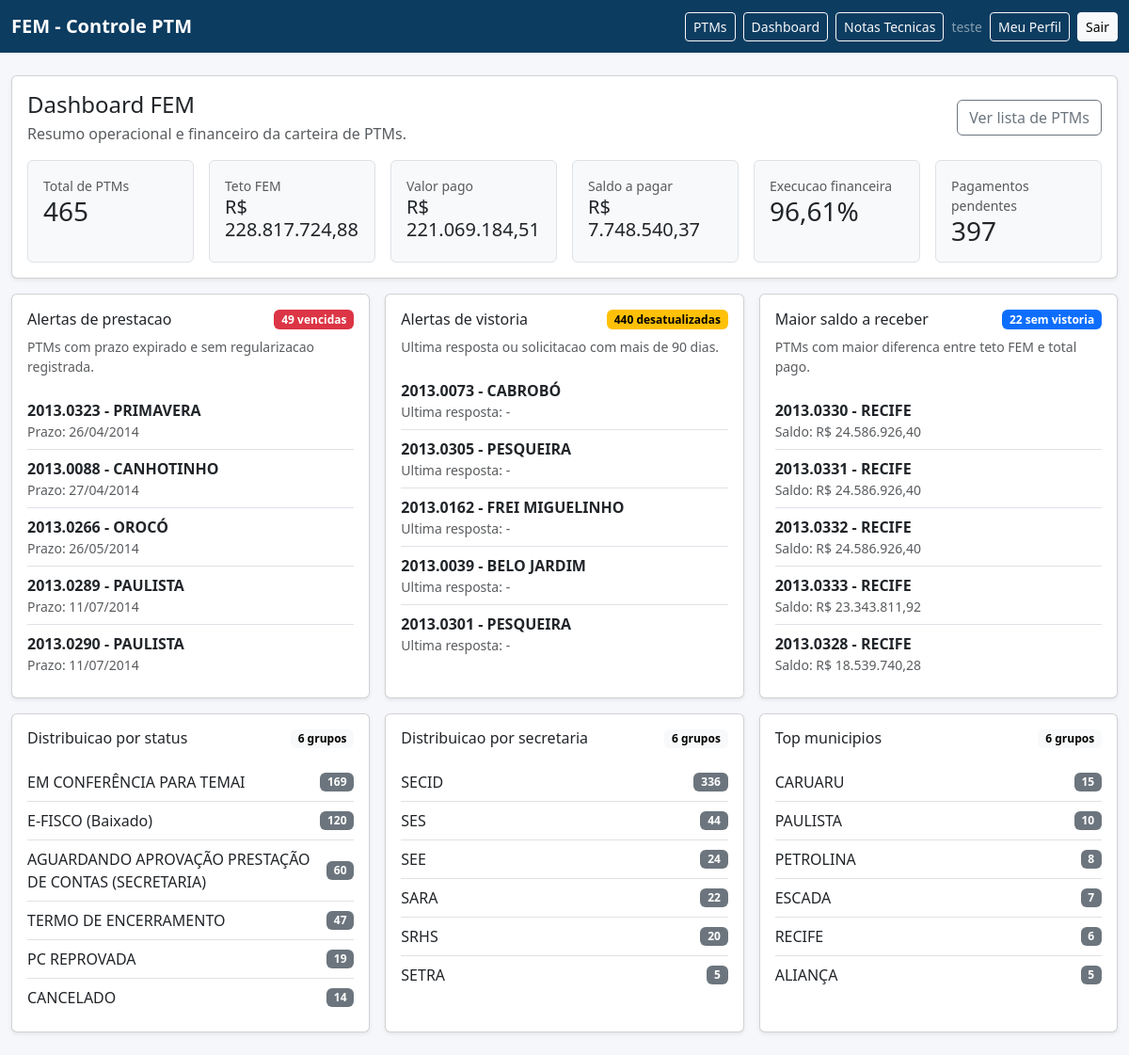
The app's page /dashboard/ (signed in) with its own data.
### prestacao_contas/models.py (models this page shows, shortened)
class PrestacaoContaPTM(TimestampedModel):
    ptm = models.OneToOneField(PTM, on_delete=models.CASCADE, related_name="prestacao_conta")
    prazo_contas = models.DateField(null=True, blank=True)
    data_prestacao = models.DateField(null=True, blank=True)
    situacao = models.CharField(max_length=255, blank=True)
    class Meta:
        ordering = ("ptm",)

### ptms/models.py (models this page shows, shortened)
class PTM(TimestampedModel):
    ordem = models.CharField(max_length=30, unique=True)
    regiao = models.CharField(max_length=120)
    municipio = models.CharField(max_length=120)
    projeto = models.TextField()
    projeto_detalhado = models.TextField(blank=True)
    tipo_fem = models.ForeignKey(TipoFEM, on_delete=models.PROTECT)
    status_ptm_atual = models.ForeignKey(
        StatusPTM,
        on_delete=models.PROTECT,
        related_name="ptms_status_ptm",
        null=True,
        blank=True,
    )
    status_obra_atual = models.ForeignKey(
        StatusObra,
        on_delete=models.PROTECT,
        related_name="ptms_status_obra",
        null=True,
        blank=True,
    )
    data_final = models.DateField(null=True, blank=True)
    data_aprovacao = models.DateField(null=True, blank=True)
    teto_fem = models.DecimalField(max_digits=14, decimal_places=2, default=Decimal("0.00"))
    investimento_total = models.DecimalField(max_digits=14, decimal_places=2, default=Decimal("0.00"))
    recurso_fem = models.DecimalField(max_digits=14, decimal_places=2, default=Decimal("0.00"))
    rendimentos_fem = models.DecimalField(max_digits=14, decimal_places=2, default=Decimal("0.00"))
    contrapartida = models.DecimalField(max_digits=14, decimal_places=2, default=Decimal("0.00"))
    ressalva = models.TextField(blank=True)
    secretaria = models.ForeignKey(Secretaria, on_delete=models.PROTECT, null=True, blank=True)
    area_investimento = models.ForeignKey(AreaInvestimento, on_delete=models.PROTECT, null=True, blank=True)
    conta_ptm = models.CharField(max_length=50, blank=True)
    descricao = models.TextField(blank=True)
    codigo_acesso_publico = models.CharField(max_length=64, unique=True, null=True, blank=True)
    status_analise_documentacao = models.ForeignKey(
        StatusAnaliseDocumentacao,
        on_delete=models.PROTECT,
        related_name="ptms_status_analise_documentacao",
        null=True,
        blank=True,
    )
    populacao_beneficiada = models.PositiveIntegerField(null=True, blank=True)
    class Meta:
        ordering = ("ordem",)

### core/models.py (models this page shows, shortened)
class NomeCatalogo(TimestampedModel):
    nome = models.CharField(max_length=255, unique=True)
    ativo = models.BooleanField(default=True)
    class Meta:
        abstract = True
        ordering = ("nome",)

class StatusPTM(NomeCatalogo):
    pass

class Secretaria(NomeCatalogo):
    pass

### ptms/views.py (the view)
# urls.py: path('dashboard/', DashboardView.as_view(), name='dashboard'),
class DashboardView(TemplateView):
    template_name = "ptms/dashboard.html"
    def get_context_data(self, **kwargs):
        context = super().get_context_data(**kwargs)
        context.update(_build_dashboard_context())
        return context

### core/templatetags/number_formats.py (called while the page is built)
@register.filter
def moeda_br(value):
    if value in (None, ""):
        return "-"
    return number_format(value, decimal_pos=2, use_l10n=True, force_grouping=True)

### templates/ptms/dashboard.html (shortened to what this page needs)
{% extends "base.html" %}
{% load number_formats %}
{% block content %}
<div class="card shadow-sm mb-3">
  <div class="card-body">
    <div class="d-flex justify-content-between align-items-center flex-wrap gap-2 mb-3">
      <div>
        <h1 class="h4 mb-1">Dashboard FEM</h1>
        <p class="text-muted mb-0">Resumo operacional e financeiro da carteira de PTMs.</p>
      </div>
      <a class="btn btn-outline-secondary" href="{% url 'ptm_list' %}">Ver lista de PTMs</a>
    </div>
    <div class="row g-3">
      <div class="col-12 col-sm-6 col-xl-2">
        <div class="border rounded p-3 h-100 bg-light">
          <div class="small text-muted">Total de PTMs</div>
          <div class="h3 mb-0">{{ kpi_total_ptms }}</div>
        </div>
      </div>
      <div class="col-12 col-sm-6 col-xl-2">
        <div class="border rounded p-3 h-100 bg-light">
          <div class="small text-muted">Teto FEM</div>
          <div class="h5 mb-0">R$ {{ kpi_total_teto_fem|moeda_br }}</div>
        </div>
      </div>
      <div class="col-12 col-sm-6 col-xl-2">
        <div class="border rounded p-3 h-100 bg-light">
          <div class="small text-muted">Valor pago</div>
          <div class="h5 mb-0">R$ {{ kpi_total_pago|moeda_br }}</div>
        </div>
      </div>
      <div class="col-12 col-sm-6 col-xl-2">
        <div class="border rounded p-3 h-100 bg-light">
          <div class="small text-muted">Saldo a pagar</div>
          <div class="h5 mb-0">R$ {{ kpi_total_saldo|moeda_br }}</div>
        </div>
      </div>
      <div class="col-12 col-sm-6 col-xl-2">
        <div class="border rounded p-3 h-100 bg-light">
          <div class="small text-muted">Execucao financeira</div>
          <div class="h3 mb-0">{{ kpi_execucao_financeira_pct }}%</div>
        </div>
      </div>
      <div class="col-12 col-sm-6 col-xl-2">
        <div class="border rounded p-3 h-100 bg-light">
          <div class="small text-muted">Pagamentos pendentes</div>
          <div class="h3 mb-0">{{ kpi_pagamento_pendente }}</div>
        </div>
      </div>
    </div>
  </div>
</div>
<div class="row g-3 mb-3">
  <div class="col-12 col-lg-4">
    <div class="card shadow-sm h-100">
      <div class="card-body">
        <div class="d-flex justify-content-between align-items-center mb-2">
          <h2 class="h6 mb-0">Alertas de prestacao</h2>
          <span class="badge text-bg-danger">{{ kpi_prestacao_vencida }} vencidas</span>
        </div>
        <div class="small text-muted mb-3">PTMs com prazo expirado e sem regularizacao registrada.</div>
        <ul class="list-group list-group-flush">
          {% for item in alertas_prestacao %}
            <li class="list-group-item px-0">
              <div class="fw-semibold">{{ item.ptm.ordem }} - {{ item.ptm.municipio }}</div>
              <div class="small text-muted">Prazo: {{ item.prazo_contas|date:"d/m/Y" }}</div>
            </li>
          {% empty %}
            <li class="list-group-item px-0 text-muted">Nenhuma prestacao vencida.</li>
          {% endfor %}
        </ul>
      </div>
    </div>
  </div>
  <div class="col-12 col-lg-4">
    <div class="card shadow-sm h-100">
      <div class="card-body">
        <div class="d-flex justify-content-between align-items-center mb-2">
          <h2 class="h6 mb-0">Alertas de vistoria</h2>
          <span class="badge text-bg-warning">{{ kpi_vistoria_desatualizada }} desatualizadas</span>
        </div>
        <div class="small text-muted mb-3">Ultima resposta ou solicitacao com mais de 90 dias.</div>
        <ul class="list-group list-group-flush">
          {% for item in alertas_vistoria %}
            <li class="list-group-item px-0">
              <div class="fw-semibold">{{ item.ordem }} - {{ item.municipio }}</div>
              <div class="small text-muted">Ultima resposta: {{ item.ultima_vistoria_resposta|date:"d/m/Y"|default:"-" }}</div>
            </li>
          {% empty %}
            <li class="list-group-item px-0 text-muted">Nenhuma vistoria desatualizada.</li>
          {% endfor %}
        </ul>
      </div>
    </div>
  </div>
  <div class="col-12 col-lg-4">
    <div class="card shadow-sm h-100">
      <div class="card-body">
        <div class="d-flex justify-content-between align-items-center mb-2">
          <h2 class="h6 mb-0">Maior saldo a receber</h2>
          <button
            type="button"
            class="badge text-bg-primary border-0"
            data-bs-toggle="modal"
            data-bs-target="#semVistoriaModal"
          >
            {{ kpi_sem_vistoria }} sem vistoria
          </button>
        </div>
        <div class="small text-muted mb-3">PTMs com maior diferenca entre teto FEM e total pago.</div>
        <ul class="list-group list-group-flush">
          {% for item in alertas_saldo %}
            <li class="list-group-item px-0">
              <div class="fw-semibold">{{ item.ordem }} - {{ item.municipio }}</div>
              <div class="small text-muted">Saldo: R$ {{ item.saldo_receber|moeda_br }}</div>
            </li>
          {% empty %}
            <li class="list-group-item px-0 text-muted">Nenhum saldo pendente identificado.</li>
          {% endfor %}
        </ul>
      </div>
    </div>
  </div>
</div>
<div class="row g-3">
  <div class="col-12 col-lg-4">
    <div class="card shadow-sm h-100">
      <div class="card-body">
        <div class="d-flex justify-content-between align-items-center mb-3">
          <h2 class="h6 mb-0">Distribuicao por status</h2>
          <span class="badge text-bg-light">{{ status_breakdown|length }} grupos</span>
        </div>
        <ul class="list-group list-group-flush">
          {% for item in status_breakdown %}
            <li class="list-group-item px-0 d-flex justify-content-between align-items-center">
              <span>{{ item.status_ptm_atual__nome|default:"Sem status" }}</span>
              <span class="badge text-bg-secondary">{{ item.total }}</span>
            </li>
          {% empty %}
            <li class="list-group-item px-0 text-muted">Sem dados de status.</li>
          {% endfor %}
        </ul>
      </div>
    </div>
  </div>
  <div class="col-12 col-lg-4">
    <div class="card shadow-sm h-100">
      <div class="card-body">
        <div class="d-flex justify-content-between align-items-center mb-3">
          <h2 class="h6 mb-0">Distribuicao por secretaria</h2>
          <span class="badge text-bg-light">{{ secretaria_breakdown|length }} grupos</span>
        </div>
        <ul class="list-group list-group-flush">
          {% for item in secretaria_breakdown %}
            <li class="list-group-item px-0 d-flex justify-content-between align-items-center">
              <span>{{ item.secretaria__nome|default:"Nao informada" }}</span>
              <span class="badge text-bg-secondary">{{ item.total }}</span>
            </li>
          {% empty %}
            <li class="list-group-item px-0 text-muted">Sem dados de secretaria.</li>
          {% endfor %}
        </ul>
      </div>
    </div>
  </div>
  <div class="col-12 col-lg-4">
    <div class="card shadow-sm h-100">
      <div class="card-body">
        <div class="d-flex justify-content-between align-items-center mb-3">
          <h2 class="h6 mb-0">Top municipios</h2>
          <span class="badge text-bg-light">{{ municipio_breakdown|length }} grupos</span>
        </div>
        <ul class="list-group list-group-flush">
          {% for item in municipio_breakdown %}
            <li class="list-group-item px-0 d-flex justify-content-between align-items-center">
              <span>{{ item.municipio|default:"Nao informado" }}</span>
              <span class="badge text-bg-secondary">{{ item.total }}</span>
            </li>
          {% empty %}
            <li class="list-group-item px-0 text-muted">Sem dados de municipio.</li>
          {% endfor %}
        </ul>
      </div>
    </div>
  </div>
</div>
{% endblock %}

### templates/partials/_navbar.html (shortened to what this page needs)
<nav class="navbar navbar-expand-lg navbar-dark" style="background-color:#0c3c60;">
  <div class="container-fluid app-main">
    <a class="navbar-brand fw-semibold" href="{% url 'ptm_list' %}">FEM - Controle PTM</a>
    <div class="d-flex align-items-center gap-2 flex-wrap">
      {% if user.is_authenticated %}
        <a class="btn btn-sm btn-outline-light" href="{% url 'ptm_list' %}">PTMs</a>
        <a class="btn btn-sm btn-outline-light" href="{% url 'dashboard' %}">Dashboard</a>
        <a class="btn btn-sm btn-outline-light" href="{% url 'nota_tecnica_select' %}">Notas Tecnicas</a>
      {% endif %}
      {% if user.is_authenticated %}
        <span class="text-white-50 small">{{ user.username }}</span>
        <a class="btn btn-sm btn-outline-light" href="{% url 'core:profile' %}">Meu Perfil</a>
        <form method="post" action="{% url 'core:logout' %}" class="m-0">
          <button type="submit" class="btn btn-sm btn-light">Sair</button>
        </form>
      {% else %}
        <a class="btn btn-sm btn-light" href="{% url 'core:login' %}">Entrar</a>
      {% endif %}
    </div>
  </div>
</nav>

### templates/partials/_styles.html (style rules this page uses)
body { background: #f5f7fb; }
.app-main { max-width: 1280px; }

### records on screen
PrestacaoContaPTM: ptm.ordem "2013.0323", ptm.municipio "PRIMAVERA", prazo_contas "26/04/2014"
PrestacaoContaPTM: ptm.ordem "2013.0088", ptm.municipio "CANHOTINHO", prazo_contas "27/04/2014"
PrestacaoContaPTM: ptm.ordem "2013.0266", ptm.municipio "OROCÓ", prazo_contas "26/05/2014"
PrestacaoContaPTM: ptm.ordem "2013.0289", ptm.municipio "PAULISTA", prazo_contas "11/07/2014"
PrestacaoContaPTM: ptm.ordem "2013.0290", ptm.municipio "PAULISTA", prazo_contas "11/07/2014"
PTM: ordem "2013.0073", municipio "CABROBÓ", ultima_vistoria_resposta "-"
PTM: ordem "2013.0305", municipio "PESQUEIRA", ultima_vistoria_resposta "-"
PTM: ordem "2013.0162", municipio "FREI MIGUELINHO", ultima_vistoria_resposta "-"
PTM: ordem "2013.0039", municipio "BELO JARDIM", ultima_vistoria_resposta "-"
PTM: ordem "2013.0301", municipio "PESQUEIRA", ultima_vistoria_resposta "-"
PTM: ordem "2013.0330", municipio "RECIFE", saldo_receber|moeda_br "24.586.926,40"
PTM: ordem "2013.0331", municipio "RECIFE", saldo_receber|moeda_br "24.586.926,40"
PTM: ordem "2013.0332", municipio "RECIFE", saldo_receber|moeda_br "24.586.926,40"
PTM: ordem "2013.0333", municipio "RECIFE", saldo_receber|moeda_br "23.343.811,92"
PTM: ordem "2013.0328", municipio "RECIFE", saldo_receber|moeda_br "18.539.740,28"
StatusPTM: status_ptm_atual__nome "EM CONFERÊNCIA PARA TEMAI", total "169"
StatusPTM: status_ptm_atual__nome "E-FISCO (Baixado)", total "120"
StatusPTM: status_ptm_atual__nome "AGUARDANDO APROVAÇÃO PRESTAÇÃO DE CONTAS (SECRETARIA)", total "60"
StatusPTM: status_ptm_atual__nome "TERMO DE ENCERRAMENTO", total "47"
StatusPTM: status_ptm_atual__nome "PC REPROVADA", total "19"
StatusPTM: status_ptm_atual__nome "CANCELADO", total "14"
Secretaria: secretaria__nome "SECID", total "336"
Secretaria: secretaria__nome "SES", total "44"
Secretaria: secretaria__nome "SEE", total "24"
Secretaria: secretaria__nome "SARA", total "22"
Secretaria: secretaria__nome "SRHS", total "20"
Secretaria: secretaria__nome "SETRA", total "5"

### other values on screen
{{ user.username }} "teste"
{{ kpi_total_ptms }} "465"
{{ kpi_total_teto_fem|moeda_br }} "228.817.724,88"
{{ kpi_total_pago|moeda_br }} "221.069.184,51"
{{ kpi_total_saldo|moeda_br }} "7.748.540,37"
{{ kpi_execucao_financeira_pct }} "96,61"
{{ kpi_pagamento_pendente }} "397"
{{ kpi_prestacao_vencida }} "49"
{{ kpi_vistoria_desatualizada }} "440"
{{ kpi_sem_vistoria }} "22"
{{ status_breakdown|length }} "6"
{{ secretaria_breakdown|length }} "6"
{{ municipio_breakdown|length }} "6"
{{ item.municipio|default:"Nao informado" }} "CARUARU" "PAULISTA" "PETROLINA" "ESCADA" "RECIFE" "ALIANÇA"
{{ item.total }} "15" "10" "8" "7" "6" "5"
